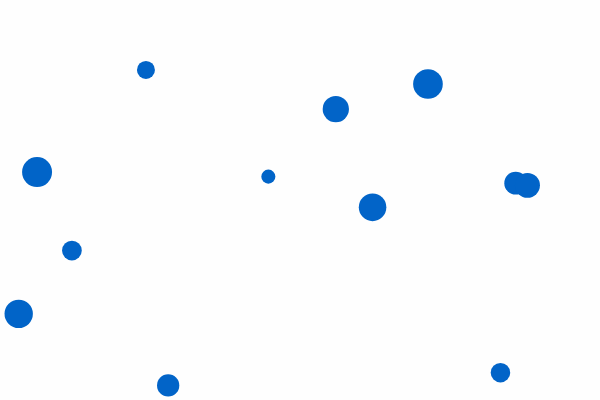
Frame 1 (no input)
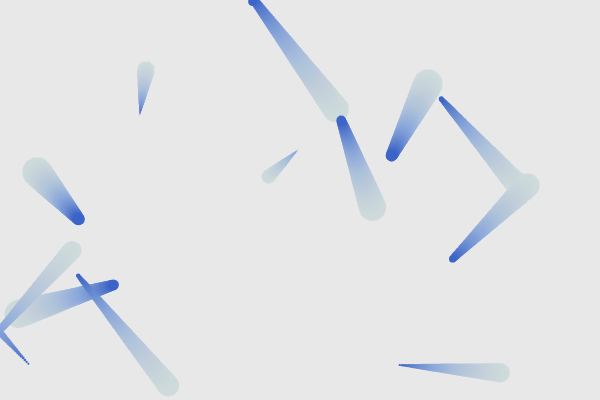
Frame 60 (no input)
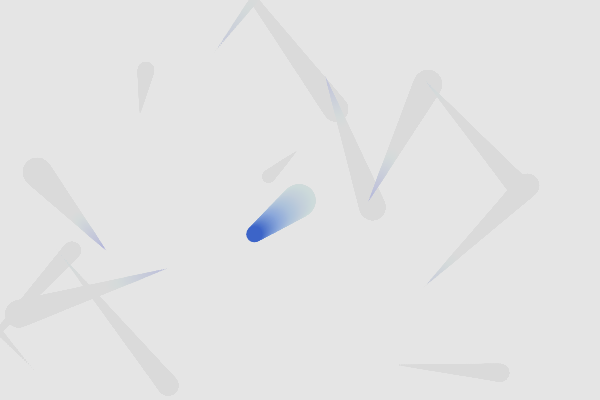
Frame 120 (the mouse pressed at the canvas centre since frame 60)

The p5.js sketch that drew these frames (run headless with seeded random() and noise() and a simulated clock; from frame 60 on, the mouse is pressed at the canvas centre):

// p5.js sketch
// ── sketch.js
// DM2008 — Activity 4b [Guided]
// Objects in Motion (50 min)
//
// You have a working Agent class to start with — your job is to bring it to life.
// Each agent moves, changes over time, and is drawn to the screen.
// Mouse click adds a new agent. C clears them all.
//
// Things to try:
// - Change the starting values (size, speed, color) to see what happens
// - Make agents bounce instead of wrap — what needs to change?
// - Add a second method to your class beyond update() and show()
//
// Stretch: give each agent a lifespan — shrink or fade it over time, then remove it.
// Hint: a backward loop lets you safely splice items while iterating.

let agents = [];
const NUM_START = 12;

function setup() {
  createCanvas(600, 400);
  noStroke();

  for (let i = 0; i < NUM_START; i++) {
    let x = random(width);
    let y = random(height);
    let sz = random(12, 36);
    let speedX = random(-2, 2);
    let speedY = random(-2, 2);
    agents.push(new Agent(x, y, sz, speedX, speedY));
  }
 
}

function draw() {
  background(230,10);

  for (let i = agents.length-1; i >= 0; i--) {
    agents[i].update();
    
    agents[i].shrink();
    agents[i].show();
    
   if (agents[i].sz <= 0) {
    agents.splice(i, 1);
  }}
 
}

function mousePressed() {
  let sz = random(16, 200);
  let speedX = random(-2, 2);
  let speedY = random(-2, 2);
  agents.push(new Agent(mouseX, mouseY, sz, speedX, speedY));
}

function keyPressed() {
  // Replacing the array with an empty one effectively clears all agents
  if (key == "C" || key == "c") {
    agents = [];
  }
}

class Agent {
  constructor(x, y, sz, speedX, speedY) {
    this.x = x;
    this.y = y;
    this.sz = sz;
    this.dx = speedX;
    this.dy = speedY;
    this.col = random(1); // a color value that will change over time
    // What else might your agent need to know about itself?
  }

  shrink() {
    this.sz -= 0.3; // shrink each frame
  }

  update() {
    // Position changes by speed each frame — can you see why?
    this.x += this.dx;
    this.y += this.dy;

    // This is a property changing over time — try changing size or speed instead
    this.col = (this.col + 1) % 255;

    // This wraps agents around the edges — could you make them bounce instead?
    if (this.x > width) {
      this.dx = this.dx * -1;
    }
    if (this.x < 0) {
      this.dx = this.dx * -1;
    }
    if (this.y > height) {
      this.dy = this.dy * -1;
    }
    if (this.y < 0) {
      this.dy = this.dy * -1;
    }
  }

  show() {
    // this.col drives the color shift — how could you use your other properties here?

    fill(this.col, 100, 200);
    ellipse(this.x, this.y, this.sz);
  }
}
